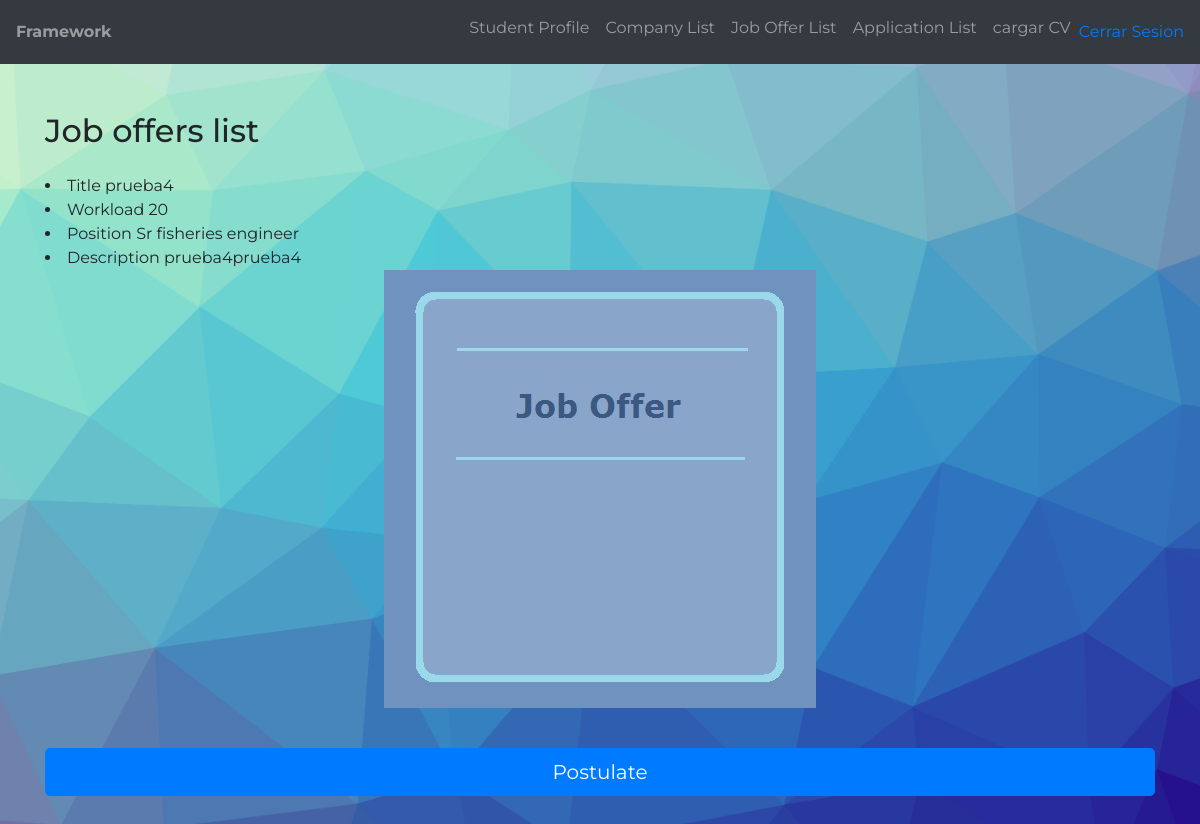
/Ofert/SeeOfert?id_JobOfert=24 (signed in), run on the app's committed database.
### tables this page shows
CREATE TABLE `job_ofert` (
  `id_JobOfert` int(11) NOT NULL AUTO_INCREMENT,
  `id_company` int(11) NOT NULL,
  `jobPositionId` int(11) NOT NULL,
  `cargaHoraria` int(11) NOT NULL,
  `activo` tinyint(1) DEFAULT NULL CHECK (`activo` in (1,0)),
  `titulo` varchar(100) NOT NULL,
  `descripcion` varchar(200) NOT NULL,
  `puesto` varchar(100) NOT NULL,
  `imagen` blob DEFAULT NULL,
  PRIMARY KEY (`id_JobOfert`),
  KEY `fk_id_compan` (`id_company`),
  KEY `fk_id_jobPosition` (`jobPositionId`),
  CONSTRAINT `fk_id_compan` FOREIGN KEY (`id_company`) REFERENCES `company` (`id_company`),
  CONSTRAINT `fk_id_jobPosition` FOREIGN KEY (`jobPositionId`) REFERENCES `job` (`jobPositionId`)
);

### Config/Autoload.php (called while the page is built, shortened)
<?php namespace Config;
    class Autoload {
        public static function Start() {
            spl_autoload_register(function($className)
			{
                $classPath = ucwords(str_replace("\\", "/", ROOT.$className).".php");
			});
        }
    }
?>

### DAO/Connection.php (called while the page is built, shortened)
<?php
    class Connection
    {
        private $pdo = null;
        private $pdoStatement = null;
        private static $instance = null;
        private function __construct()
        {
            try
            {
                $this->pdo = new PDO("mysql:host=".DB_HOST."; dbname=".DB_NAME, DB_USER, DB_PASS);
                $this->pdo->setAttribute(PDO::ATTR_ERRMODE, PDO::ERRMODE_EXCEPTION);
            }
            catch(Exception $ex)
            {
                throw $ex;
            }
        }
        public static function GetInstance()
        {
            if(self::$instance == null)
                self::$instance = new Connection();
            return self::$instance;
        }
        public function Execute($query, $parameters = array(), $queryType = QueryType::Query)
	    {
            try
            {
                $this->Prepare($query);
                $this->pdoStatement->execute();
                return $this->pdoStatement->fetchAll();
            }
            catch(Exception $ex)
            {
                throw $ex;
            }
        }
        private function Prepare($query)
        {
            try
            {
                $this->pdoStatement = $this->pdo->prepare($query);
            }
            catch(Exception $ex)
            {
                throw $ex;
            }
        }
    }
?>

### DAO/JobOfertDAO.php (called while the page is built, shortened)
<?php
class JobOfertDAO implements IViews
{
    private $tableName = "job_ofert";
    public function GetAll()
    {
        try {
            $jobOfertList = array();
            $query = "SELECT * FROM " . $this->tableName;
            $this->connection = Connection::GetInstance();
            $resultSet = $this->connection->Execute($query);
            foreach ($resultSet as $valuesArray) {
                $job = new JobOfert();
                $job->setId_JobOfert($valuesArray["id_JobOfert"]);
                $job->setId_company($valuesArray["id_company"]);
                $job->setJobPositionId($valuesArray["jobPositionId"]);
                $job->setCargaHoraria($valuesArray["cargaHoraria"]);
                $job->setActivo($valuesArray["activo"]);
                $job->setTitulo($valuesArray["titulo"]);
                $job->setDescripcion($valuesArray["descripcion"]);
                $job->setPuesto($valuesArray["puesto"]);
		$job->setImagen($valuesArray["imagen"]);
                array_push($jobOfertList, $job);
            }
            return $jobOfertList;
        } catch (Exception $ex) {
            throw $ex;
        }
    }
}

### index.php (called while the page is built, shortened)
<?php
	require "Config/Autoload.php";
	require_once(VIEWS_PATH."header.php");
	Router::Route(new Request());
	require_once(VIEWS_PATH."footer.php");
?>

### Models/JobOfert.php (called while the page is built, shortened)
<?php
class JobOfert
{
 private $id_JobOfert;
  private $cargaHoraria;
  private $titulo;
  private $descripcion;
  private $puesto;
 private $imagen;
 public function getId_JobOfert()
 {
  return $this->id_JobOfert;
 }
 public function setId_JobOfert($id_JobOfert)
 {
  $this->id_JobOfert = $id_JobOfert;
  return $this;
 }
  public function setId_company($id_company)
  {
    return $this;
  }
  public function setJobPositionId($jobPositionId)
  {
    return $this;
  }
  public function getCargaHoraria()
  {
    return $this->cargaHoraria;
  }
  public function setCargaHoraria($cargaHoraria)
  {
    $this->cargaHoraria = $cargaHoraria;
    return $this;
  }
  public function setActivo($activo)
  {
    return $this;
  }
  public function getTitulo()
  {
    return $this->titulo;
  }
  public function setTitulo($titulo)
  {
    $this->titulo = $titulo;
    return $this;
  }
  public function getDescripcion()
  {
    return $this->descripcion;
  }
  public function setDescripcion($descripcion)
  {
    $this->descripcion = $descripcion;
    return $this;
  }
  public function getPuesto()
  {
    return $this->puesto;
  }
  public function setPuesto($puesto)
  {
    $this->puesto = $puesto;
    return $this;
  }
public function getImagen()
{
return $this->imagen;
}
public function setImagen($imagen)
{
$this->imagen = $imagen;
return $this;
}
}
?>

### Views/jobOfertData.php (the view)
<main class="py-5">
     <section id="listado" class="mb-5">
          <div class="container">
               <h2 class="mb-4">Job offers list</h2>
               <table class="table bg-light">
                    <thead class="bg-dark text-white">
                       <?php
                       if($i==2){
                        foreach($key as $value) : ?>
                         <li>Title <?php echo $value->getTitulo(); ?> </li>
                         <li>Workload <?php echo $value->getCargaHoraria(); ?> </ñ>
                         <li>Position <?php echo $value->getPuesto(); ?> </li>
                         <li>Description <?php echo $value->getDescripcion(); ?> </li>
                         <?php if($value->getImagen() != NULL){?>
               		<dl align="center"><?php echo '<img src="../Data/image/'.$value->getImagen().'"/>'; ?> </dl>
               		<?php } ?>
               		<br>
                         <br>
                         <?php
               $id_JobOfert = $value->getId_JobOfert();
               if (($_SESSION["user"] == "admin") || ($_SESSION["user"]== "company") ) {
               ?>
                    <a class="btn btn-primary btn-block btn-lg" href=<?php echo FRONT_ROOT ?>Ofert\SearchOJobOfert?id_JobOfert=<?php echo $id_JobOfert ?>role="button">Modify</a>
                    <a class="btn btn-primary btn-block btn-lg" href=<?php echo FRONT_ROOT ?>Ofert\deleteJobOfert?id_JobOfert=<?php echo $id_JobOfert ?> role="button">Delete</a>
                    <a class="btn btn-primary btn-block btn-lg" href=<?php echo FRONT_ROOT ?>Ofert\verPostulados?id_JobOfert=<?php echo $id_JobOfert ?> role="button">Postulate List</a>
               <?php
               } else {
               ?>
                    <a class="btn btn-primary btn-block btn-lg" href=<?php echo FRONT_ROOT ?>Application\applicationNew?id_JobOfert=<?php echo $id_JobOfert ?> role="button">Postulate</a>
               <?php
               }
               ?>
                         <?php endforeach;
          } else {
?>
               <li>Title <?php echo $key->getTitulo(); ?> </li>
               <li>Workload <?php echo $key->getCargaHoraria(); ?> </ñ>
               <li>Position <?php echo $key->getPuesto(); ?> </li>
               <li>Description <?php echo $key->getDescripcion(); ?> </li>
               <?php if($key->getImagen() != NULL){?>
               <dl align="center"><?php echo '<img src="../Data/image/'.$key->getImagen().'"/>'; ?> </dl>
               <?php } ?>
               <br>
<?php
          $id_JobOfert = $key->getId_JobOfert();
if (($_SESSION["user"] == "admin") || ($_SESSION["user"]== "company") ) {
?>
     <a class="btn btn-primary btn-block btn-lg" href=<?php echo FRONT_ROOT ?>Ofert\SearchOJobOfert?id_JobOfert=<?php echo $id_JobOfert ?>role="button">Modify</a>
     <a class="btn btn-primary btn-block btn-lg" href=<?php echo FRONT_ROOT ?>Ofert\deleteJobOfert?id_JobOfert=<?php echo $id_JobOfert ?> role="button">Delete</a>
     <a class="btn btn-primary btn-block btn-lg" href=<?php echo FRONT_ROOT ?>Ofert\verPostulados?id_JobOfert=<?php echo $id_JobOfert ?> role="button">Postulate List</a>
<?php
} else {
?>
     <a class="btn btn-primary btn-block btn-lg" href=<?php echo FRONT_ROOT ?>Application\applicationNew?id_JobOfert=<?php echo $id_JobOfert ?> role="button">Postulate</a>
<?php
}
          }
                         ?>
                    </thead>
               </table>
          </div>
     </section>
</main>

### Controllers/OfertController.php (shortened to what this page needs)
<?php
class OfertController
{
    private $jobOfertDAO;
    public function __construct()
    {
        $this->jobOfertDAO = new JobOfertDAO();
    }
    ?>
    <?php
    public function SeeOfert($id_JobOfert)
    {
        $jobOfertList = $this->jobOfertDAO->GetAll();
        $i = 1;
        foreach ($jobOfertList as $key) {
            if ($key->getId_JobOfert() == $id_JobOfert) {
                $this->ShowSeeView($key, $i);
            }
        }
    }
    public function ShowSeeView($key, $i)
    {
        require_once(VIEWS_PATH . "jobOfertData.php");
    }
}

### Views/css/estilos.css (style rules this page uses)
html, body { height: 100%; }
body { font-family: 'Montserrat', sans-serif; background: url(../img/bg.png) no-repeat center center fixed; -webkit-background-size: cover; -moz-background-size: cover; -o-background-size: cover; background-size: cover; }

### data on the page
job_ofert: titulo "prueba4", cargaHoraria "20", puesto "Sr fisheries engineer", descripcion "prueba4prueba4", imagen (picture)
